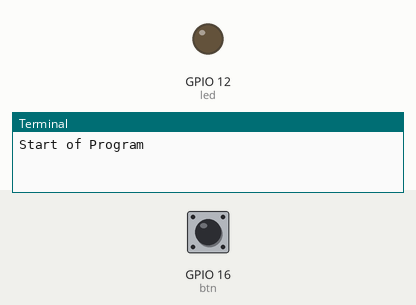
The program below on a simulated Raspberry Pi (BCM pin numbers). On the bench: output pins drawn as LEDs (lit = HIGH), the last lines printed to the terminal. Inputs (shaded band) come from the test bench; at power-on: GPIO 16 (btn) HIGH.

Above: at 5.2 s.
5.3 s: GPIO 16 (btn) pulled LOW for 0.15 s
At 6.35 s:
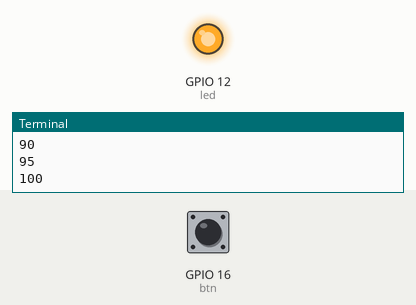
Timing chart, 0 to 12.8 s (numbered marks = the images above; inputs shaded):
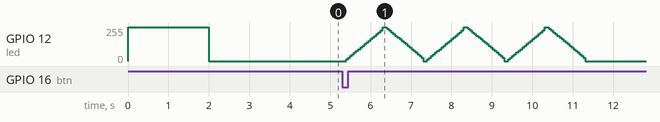

The program:

Lab1.py
```python
import RPi.GPIO as GPIO
import time

led = 12
btn = 16

GPIO.setmode(GPIO.BCM)
GPIO.setup(led, GPIO.OUT)
GPIO.setup(btn, GPIO.IN, pull_up_down=GPIO.PUD_UP)

GPIO.output(led, GPIO.HIGH)
time.sleep(2)
GPIO.output(led, GPIO.LOW)
time.sleep(2)

print("Start of Program")
try:
    while True:
        if GPIO.input(btn) == GPIO.LOW:
            pwm = GPIO.PWM(led, 240)
            pwm.start(0)
            for x in range(3):
                pwm.ChangeDutyCycle(0)
                for i in range(0, 100, 5):
                    print(i)
                    time.sleep((0.05))
                    pwm.ChangeDutyCycle(i)
                pwm.ChangeDutyCycle(100)
                for i in range(100, 0, -5):
                    print(i)
                    time.sleep(0.05)
                    pwm.ChangeDutyCycle(i)
            pwm.stop()
except KeyboardInterrupt:
    print("End of Program")
finally:
    GPIO.cleanup()
```
